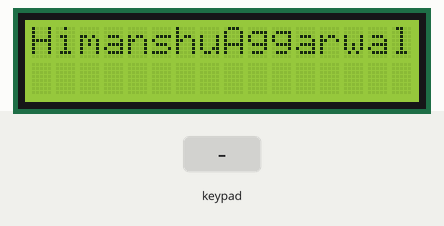
Bench run of a sketch on a simulated Arduino Uno, built with avr-gcc and run on an emulated ATmega328P. On the bench: 16×2 character LCD. The test bench sets the inputs (shaded band).

Above: at 1.2 s.
1.3 s: keypad keys 7 6 5 4 * pressed 0.4 s apart
At 3.3 s:
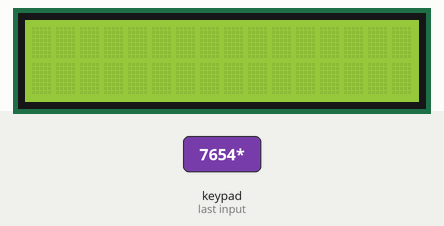
5.0 s: key 'U' pressed
At 6.2 s:
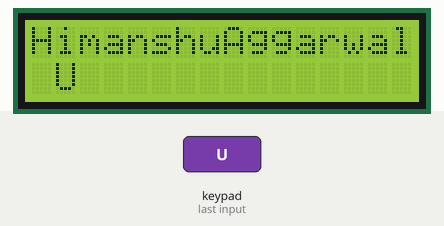
6.5 s: key 'E' pressed
At 7.7 s:
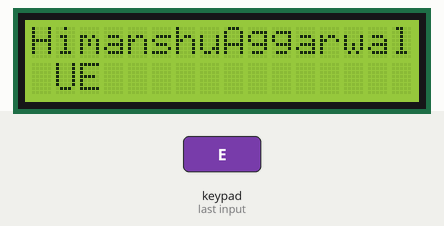
8.0 s: key 'I' pressed
At 8.8 s:
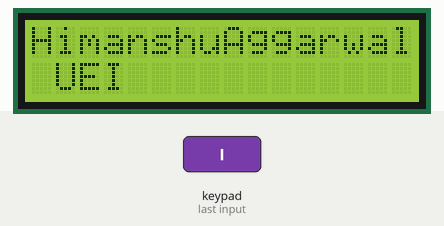
9.5 s: key 'T' pressed
At 9.9 s:
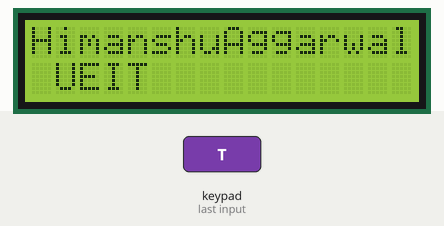
11.0 s: key 'U' pressed
At 12.2 s:
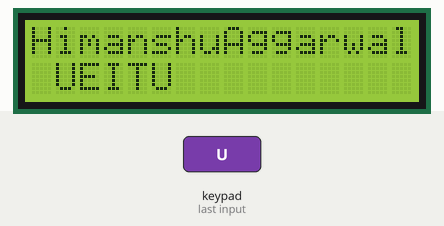
Timing chart, 0 to 13.5 s (numbered marks = the images above; inputs shaded):
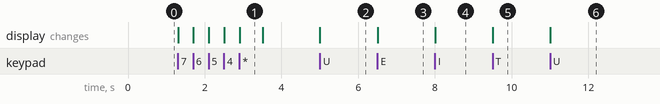

Measured:
- after the input at 1.3 s, the display: first changes at once (image 1 shows a later state)
- after the input at 5.0 s, the display: changes at once (image 2)
- after the input at 6.5 s, the display: changes at once (image 3)
- after the input at 8.0 s, the display: changes at once (image 4)
- after the input at 9.5 s, the display: changes at once (image 5)
- after the input at 11.0 s, the display: changes at once (image 6)
- what the display in image 1 shows lasts 0.6 s, from 2.9 s to 3.5 s

The sketch:

code.ino
```cpp
#include <LiquidCrystal.h>
#include <Keypad.h>

int RS = 8, EN = 9, D4 = 10, D5 = 11, D6 = 12, D7 = 13;
LiquidCrystal lcd (RS, EN, D4, D5, D6, D7);

const byte ROWS = 4;
const byte COLS = 4;

char key[ROWS][COLS] = {
  {'1','2','3','U'},
  {'4','5','6','E'},
  {'7','8','9','I'},
  {'*','0',' ','T'},
};
byte rowPins[ROWS] = {7,6,5,4};
byte colPins[COLS] = {3,2,1,0};

Keypad keypad = Keypad(makeKeymap(key), rowPins, colPins, ROWS, COLS);

void setup()
{
  lcd.begin(16,2);
  lcd.setCursor(0,0);  //move cursor to 1st row and 1st column
  lcd.print("HimanshuAggarwal");
  lcd.setCursor(1,1);  // move cursor to 2nd row and 2nd column

}

void loop()
{

  char key = keypad.getKey();
  if(key){
    if(key == '*') {
      lcd.clear();   // to clear the screen and give new output
      delay(600);

      lcd.setCursor(0,0);
  	  lcd.print("HimanshuAggarwal");

      lcd.setCursor(1,1);
    }
    else {
      lcd.print(key);
    }
  }
}
```
